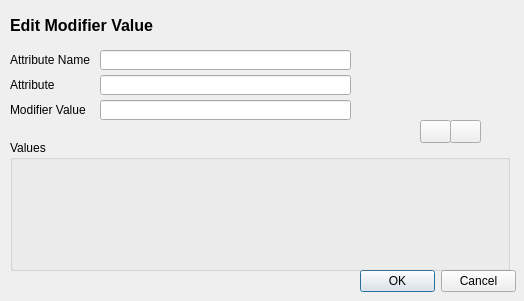
<?xml version="1.0" encoding="UTF-8"?>
<ui version="4.0">
 <class>editAttributesDialog</class>
 <widget class="QDialog" name="editAttributesDialog">
  <property name="geometry">
   <rect>
    <x>0</x>
    <y>0</y>
    <width>524</width>
    <height>301</height>
   </rect>
  </property>
  <property name="windowTitle">
   <string>Edit Modifier Value</string>
  </property>
  <widget class="QDialogButtonBox" name="buttonBox">
   <property name="geometry">
    <rect>
     <x>360</x>
     <y>270</y>
     <width>156</width>
     <height>23</height>
    </rect>
   </property>
   <property name="standardButtons">
    <set>QDialogButtonBox::Cancel|QDialogButtonBox::Ok</set>
   </property>
  </widget>
  <widget class="QLabel" name="lb_attribute_name">
   <property name="geometry">
    <rect>
     <x>10</x>
     <y>50</y>
     <width>100</width>
     <height>20</height>
    </rect>
   </property>
   <property name="text">
    <string>Attribute Name</string>
   </property>
  </widget>
  <widget class="QLineEdit" name="txt_attribute_name">
   <property name="geometry">
    <rect>
     <x>100</x>
     <y>50</y>
     <width>251</width>
     <height>20</height>
    </rect>
   </property>
  </widget>
  <widget class="QLabel" name="lb_title">
   <property name="geometry">
    <rect>
     <x>10</x>
     <y>10</y>
     <width>341</width>
     <height>31</height>
    </rect>
   </property>
   <property name="font">
    <font>
     <pointsize>12</pointsize>
     <weight>75</weight>
     <bold>true</bold>
    </font>
   </property>
   <property name="text">
    <string>Edit Modifier Value</string>
   </property>
  </widget>
  <widget class="QGroupBox" name="boxAttributes">
   <property name="geometry">
    <rect>
     <x>10</x>
     <y>140</y>
     <width>500</width>
     <height>131</height>
    </rect>
   </property>
   <property name="title">
    <string>Values</string>
   </property>
  </widget>
  <widget class="QLineEdit" name="txt_modifier_value">
   <property name="geometry">
    <rect>
     <x>100</x>
     <y>100</y>
     <width>251</width>
     <height>20</height>
    </rect>
   </property>
  </widget>
  <widget class="QLabel" name="lb_modifier_value">
   <property name="geometry">
    <rect>
     <x>10</x>
     <y>100</y>
     <width>100</width>
     <height>20</height>
    </rect>
   </property>
   <property name="text">
    <string>Modifier Value</string>
   </property>
  </widget>
  <widget class="QWidget" name="widget_mod_values_menu_r" native="true">
   <property name="geometry">
    <rect>
     <x>420</x>
     <y>120</y>
     <width>91</width>
     <height>23</height>
    </rect>
   </property>
   <widget class="QPushButton" name="btn_add">
    <property name="geometry">
     <rect>
      <x>0</x>
      <y>0</y>
      <width>31</width>
      <height>23</height>
     </rect>
    </property>
    <property name="toolTip">
     <string>Add value</string>
    </property>
    <property name="text">
     <string/>
    </property>
    <property name="icon">
     <iconset resource="resources/SIDDResource.qrc">
      <normaloff>:/imgs/icons/add.png</normaloff>:/imgs/icons/add.png</iconset>
    </property>
   </widget>
   <widget class="QPushButton" name="btn_delete">
    <property name="geometry">
     <rect>
      <x>30</x>
      <y>0</y>
      <width>31</width>
      <height>23</height>
     </rect>
    </property>
    <property name="toolTip">
     <string>Delete Last Value</string>
    </property>
    <property name="text">
     <string/>
    </property>
    <property name="icon">
     <iconset resource="resources/SIDDResource.qrc">
      <normaloff>:/imgs/icons/minus.png</normaloff>:/imgs/icons/minus.png</iconset>
    </property>
   </widget>
  </widget>
  <widget class="QLineEdit" name="txt_attribute">
   <property name="geometry">
    <rect>
     <x>100</x>
     <y>75</y>
     <width>251</width>
     <height>20</height>
    </rect>
   </property>
  </widget>
  <widget class="QLabel" name="lb_attribute">
   <property name="geometry">
    <rect>
     <x>10</x>
     <y>75</y>
     <width>100</width>
     <height>20</height>
    </rect>
   </property>
   <property name="text">
    <string>Attribute</string>
   </property>
  </widget>
 </widget>
 <resources>
  <include location="resources/SIDDResource.qrc"/>
 </resources>
 <connections/>
</ui>
